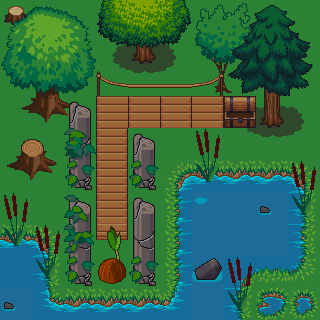

This game map was drawn from its Tiled (.tmx) file and the tilesets committed beside it. A one-line description and the trimmed map source follow:
An orthogonal 10x10 tile map with 32x32 px tiles, 3 tile layers (Tile Layer 1, Tile Layer 2, Tile Layer 3) and 7 objects (CoinEntity, mainPlayer).

<map version="1.0" tiledversion="1.1.6" orientation="orthogonal" renderorder="right-down" width="10" height="10" tilewidth="32" tileheight="32" infinite="0" nextobjectid="8">
 <tileset firstgid="1" source="2.5d.tsx" />
 <layer name="Tile Layer 1" width="10" height="10">
  <data>[100 cells, 100 non-empty, 19 distinct tile ids]</data>
 </layer>
 <layer name="Tile Layer 2" width="10" height="10">
  <data>[100 cells, 49 non-empty, 31 distinct tile ids]</data>
 </layer>
 <layer name="Tile Layer 3" width="10" height="10">
  <data>[100 cells, 38 non-empty, 32 distinct tile ids]</data>
 </layer>
 <objectgroup name="Collision">
  <object id="1" x="1" y="2" width="89" height="316" />
  <object id="2" x="9" y="238" width="309" height="81" />
  <object id="3" x="134" y="132" width="185" height="106" />
  <object id="4" x="46" y="0" width="273" height="91" />
  <object id="5" x="233" y="61" width="86" height="106" />
 </objectgroup>
 <objectgroup name="Coins">
  <object id="7" name="CoinEntity" x="128" y="95" width="32" height="32">
   <properties>
    <property name="framewidth" value="32" />
    <property name="image" value="spinning_coin_gold" />
   </properties>
  </object>
 </objectgroup>
 <objectgroup name="Player">
  <object id="6" name="mainPlayer" x="95" y="159" width="32" height="32">
   <properties>
    <property name="framewidth" value="32" />
    <property name="image" value="gripe_run_right" />
   </properties>
  </object>
 </objectgroup>
</map>
